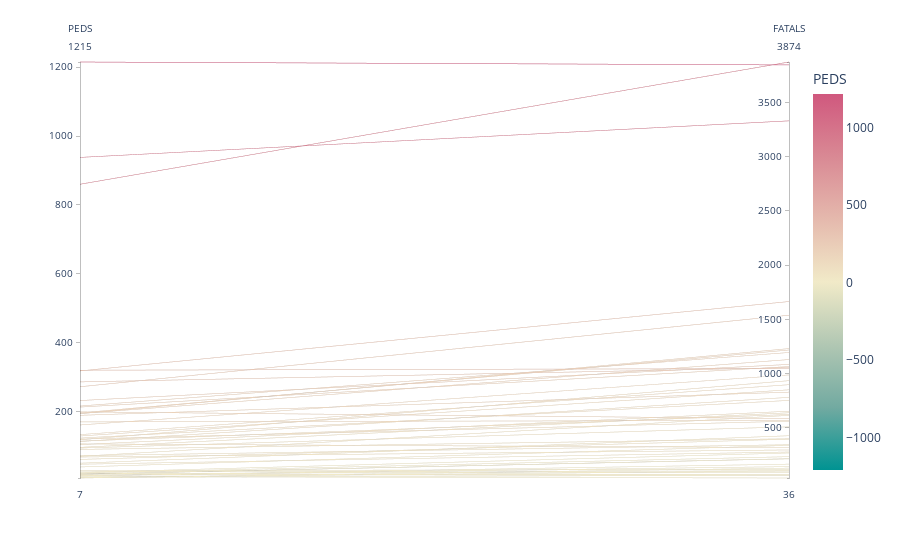

Notebook code cell kept with this figure:
### Code cell
fig = px.parallel_coordinates(state_aux, color='PEDS',
                              dimensions=['PEDS', 'FATALS'],
                              color_continuous_scale=px.colors.diverging.Tealrose,
                              color_continuous_midpoint=2)
fig.show()

### Figure 1 — Plotly figure (JSON) as saved in the notebook; plotly's stock layout.template omitted (floating-point values rounded to 4 significant figures)
{"data": [{"dimensions": [{"label": "PEDS", "values": [118, 16, 286, 96, 1215, 114, 68, 28, 11, 938, 318, 27, 18, 216, 133, 39, 50, 113, 189, 13, 170, 72, 232, 61, 123, 161, 18, 21, 106, 19, 199, 90, 320, 272, 9, 194, 104, 94, 194, 19, 213, 14, 196, 860, 47, 9, 129, 120, 23, 70, 7]}, {"label": "FATALS", "values": [934, 64, 1054, 638, 3847, 622, 295, 116, 36, 3331, 1664, 85, 214, 1194, 897, 337, 426, 780, 828, 164, 567, 343, 1084, 394, 752, 987, 213, 233, 317, 104, 584, 398, 1046, 1538, 100, 1230, 652, 508, 1129, 67, 1064, 141, 1217, 3874, 276, 62, 850, 560, 267, 614, 127]}], "domain": {"x": [0, 1], "y": [0, 1]}, "line": {"color": [118, 16, 286, 96, 1215, 114, 68, 28, 11, 938, 318, 27, 18, 216, 133, 39, 50, 113, 189, 13, 170, 72, 232, 61, 123, 161, 18, 21, 106, 19, 199, 90, 320, 272, 9, 194, 104, 94, 194, 19, 213, 14, 196, 860, 47, 9, 129, 120, 23, 70, 7], "coloraxis": "coloraxis"}, "name": "", "type": "parcoords"}], "layout": {"coloraxis": {"cmid": 2, "colorbar": {"title": {"text": "PEDS"}}, "colorscale": [[0, "rgb(0, 147, 146)"], [0.1667, "rgb(114, 170, 161)"], [0.3333, "rgb(177, 199, 179)"], [0.5, "rgb(241, 234, 200)"], [0.6667, "rgb(229, 185, 173)"], [0.8333, "rgb(217, 137, 148)"], [1, "rgb(208, 88, 126)"]]}, "legend": {"tracegroupgap": 0}, "margin": {"t": 60}}}
